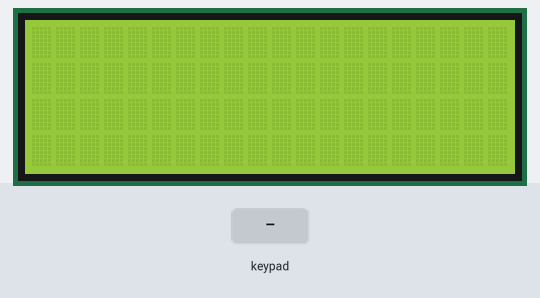
A sketch run on a simulated Arduino Uno, built with avr-gcc and run on an emulated ATmega328P. On the bench: 20×4 character LCD. Inputs (shaded band) come from the test bench.

Above: at 1.2 s.
1.3 s: key '1' pressed
At 2.5 s:
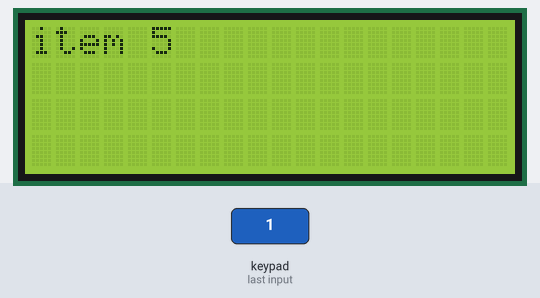
2.8 s: keypad keys 1 0 9 8 7 pressed 0.4 s apart
At 3.9 s:
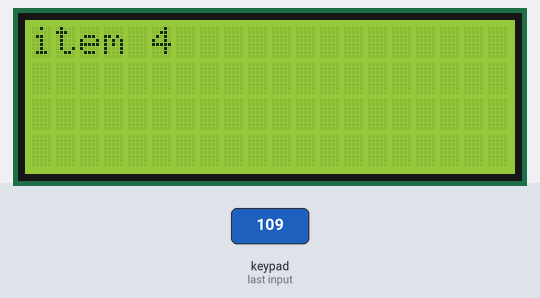
6.3 s: keypad keys 1 0 9 8 7 * pressed 0.4 s apart
At 7.6 s:
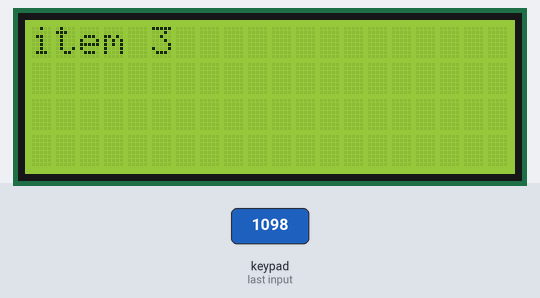
Timing chart, 0 to 9.3 s (numbered marks = the images above; inputs shaded):
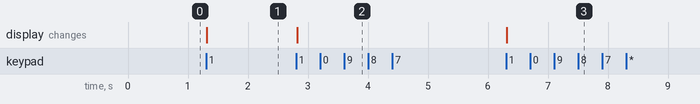

The sketch:

lcd_item_scroll_poor.ino
```cpp
#include <Wire.h>
#include <LiquidCrystal_I2C.h>
#include <Keypad.h>

LiquidCrystal_I2C lcd(0x27, 20, 4); // set the LCD address to 0x27 for a 20x4 display

const byte ROWS = 4; // four rows
const byte COLS = 4; // four columns
char keys[ROWS][COLS] = {
  { '1', '2', '3', '+' },
  { '4', '5', '6', '-' },
  { '7', '8', '9', 'C' },
  { '*', '0', '=', '/' }
};
byte rowPins[ROWS] = { 10, 9, 8, 7 }; // connect to the row pinouts of the keypad
byte colPins[COLS] = { 6, 5, 4, 3 }; // connect to the column pinouts of the keypad

Keypad keypad = Keypad(makeKeymap(keys), rowPins, colPins, ROWS, COLS);

// list of strings to display on the LCD
String list[] = {"item 1", "item 2", "item 3", "item 4", "item 5"};
int listSize = sizeof(list) / sizeof(list[0]); // number of items in the list
int currentIndex = 0; // keep track of the current item being displayed

void setup() {
 lcd.init();  // ini
  lcd.backlight();
}

void loop() {
  char key = keypad.getKey();

  if (key == '1') { // move to the previous item in the list
    currentIndex--;
    if (currentIndex < 0) currentIndex = listSize - 1; // loop back to the last item in the list
    displayListItem();
  }

  if (key == '2') { // move to the next item in the list
    currentIndex++;
    if (currentIndex == listSize) currentIndex = 0; // loop back to the first item in the list
    displayListItem();
  }
}

// function to display the current item in the list
void displayListItem() {
  lcd.clear();
  lcd.setCursor(0, 0);
  lcd.print(list[currentIndex]);
}
```

Measured:
- after the input at 1.3 s, the display: changes at once (image 1)
- after the input at 2.8 s, the display: changes at once (image 2)
- after the input at 6.3 s, the display: changes at once (image 3)
